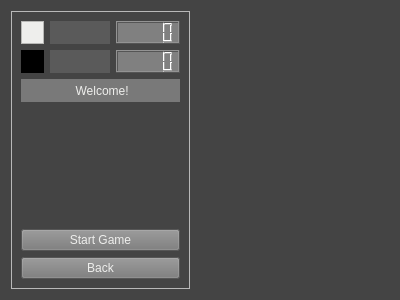
<?xml version="1.0" encoding="UTF-8"?>
<ui version="4.0">
 <class>BoardDialog</class>
 <widget class="QDialog" name="BoardDialog">
  <property name="geometry">
   <rect>
    <x>0</x>
    <y>0</y>
    <width>400</width>
    <height>300</height>
   </rect>
  </property>
  <property name="maximumSize">
   <size>
    <width>1150</width>
    <height>600</height>
   </size>
  </property>
  <property name="windowTitle">
   <string>Dialog</string>
  </property>
  <property name="styleSheet">
   <string notr="true">QDialog{
	background-color: #444444;
}</string>
  </property>
  <layout class="QGridLayout" name="gridLayout">
   <item row="0" column="0">
    <layout class="QHBoxLayout" name="horizontalLayout">
     <item>
      <widget class="QFrame" name="controlPanel">
       <property name="minimumSize">
        <size>
         <width>160</width>
         <height>0</height>
        </size>
       </property>
       <property name="maximumSize">
        <size>
         <width>360</width>
         <height>1000</height>
        </size>
       </property>
       <property name="frameShape">
        <enum>QFrame::StyledPanel</enum>
       </property>
       <property name="frameShadow">
        <enum>QFrame::Raised</enum>
       </property>
       <layout class="QGridLayout" name="gridLayout_3">
        <item row="0" column="0">
         <layout class="QGridLayout" name="controlPanelLayout">
          <item row="1" column="2">
           <widget class="QLCDNumber" name="blackScore">
            <property name="minimumSize">
             <size>
              <width>50</width>
              <height>23</height>
             </size>
            </property>
            <property name="styleSheet">
             <string notr="true">QLCDNumber{
	background-color: gray;
	padding: 5px;
	color: #ffffff;
}
</string>
            </property>
           </widget>
          </item>
          <item row="0" column="2">
           <widget class="QLCDNumber" name="whiteScore">
            <property name="styleSheet">
             <string notr="true">QLCDNumber{
	background-color: gray;
	padding: 5px;
	color: #ffffff;
}
</string>
            </property>
           </widget>
          </item>
          <item row="3" column="2">
           <spacer name="verticalSpacer">
            <property name="orientation">
             <enum>Qt::Vertical</enum>
            </property>
            <property name="sizeHint" stdset="0">
             <size>
              <width>20</width>
              <height>40</height>
             </size>
            </property>
           </spacer>
          </item>
          <item row="4" column="0" colspan="3">
           <widget class="QPushButton" name="startButton">
            <property name="focusPolicy">
             <enum>Qt::NoFocus</enum>
            </property>
            <property name="styleSheet">
             <string notr="true">QPushButton{
	background-color: #797979;
    color: rgb(238, 238, 236);
}

QPushButton:pressed{
	background-color: #2069e0 ;
   color: rgb(238, 238, 236);
}</string>
            </property>
            <property name="text">
             <string>Start Game</string>
            </property>
            <property name="flat">
             <bool>false</bool>
            </property>
           </widget>
          </item>
          <item row="1" column="0">
           <widget class="QFrame" name="black">
            <property name="styleSheet">
             <string notr="true">background-color: rgb(0, 0, 0);</string>
            </property>
            <property name="frameShape">
             <enum>QFrame::StyledPanel</enum>
            </property>
            <property name="frameShadow">
             <enum>QFrame::Raised</enum>
            </property>
           </widget>
          </item>
          <item row="5" column="0" colspan="3">
           <widget class="QPushButton" name="quitButton">
            <property name="focusPolicy">
             <enum>Qt::NoFocus</enum>
            </property>
            <property name="styleSheet">
             <string notr="true">QPushButton{
	background-color: #797979;
    color: rgb(238, 238, 236);
}

QPushButton:pressed{
	background-color: #2069e0 ;
   color: rgb(238, 238, 236);
}</string>
            </property>
            <property name="text">
             <string>Back</string>
            </property>
           </widget>
          </item>
          <item row="0" column="0">
           <widget class="QFrame" name="white">
            <property name="minimumSize">
             <size>
              <width>23</width>
              <height>23</height>
             </size>
            </property>
            <property name="maximumSize">
             <size>
              <width>23</width>
              <height>23</height>
             </size>
            </property>
            <property name="styleSheet">
             <string notr="true">background-color: rgb(238, 238, 236);</string>
            </property>
            <property name="frameShape">
             <enum>QFrame::StyledPanel</enum>
            </property>
            <property name="frameShadow">
             <enum>QFrame::Raised</enum>
            </property>
           </widget>
          </item>
          <item row="2" column="0" colspan="3">
           <widget class="QLabel" name="description">
            <property name="minimumSize">
             <size>
              <width>0</width>
              <height>23</height>
             </size>
            </property>
            <property name="styleSheet">
             <string notr="true">background-color: rgb(121, 121, 121);
color: rgb(238, 238, 236);</string>
            </property>
            <property name="text">
             <string> Welcome!</string>
            </property>
            <property name="alignment">
             <set>Qt::AlignCenter</set>
            </property>
           </widget>
          </item>
          <item row="0" column="1">
           <widget class="QLabel" name="whiteCountDown">
            <property name="minimumSize">
             <size>
              <width>60</width>
              <height>0</height>
             </size>
            </property>
            <property name="styleSheet">
             <string notr="true">background-color: rgb(90,90,90);
color: rgb(238, 238, 236);</string>
            </property>
            <property name="text">
             <string/>
            </property>
            <property name="alignment">
             <set>Qt::AlignCenter</set>
            </property>
           </widget>
          </item>
          <item row="1" column="1">
           <widget class="QLabel" name="blackCountDown">
            <property name="minimumSize">
             <size>
              <width>60</width>
              <height>23</height>
             </size>
            </property>
            <property name="styleSheet">
             <string notr="true">background-color: rgb(90,90,90);
color: rgb(238, 238, 236);</string>
            </property>
            <property name="text">
             <string/>
            </property>
            <property name="alignment">
             <set>Qt::AlignCenter</set>
            </property>
           </widget>
          </item>
         </layout>
        </item>
       </layout>
      </widget>
     </item>
     <item>
      <spacer name="horizontalSpacer">
       <property name="orientation">
        <enum>Qt::Horizontal</enum>
       </property>
       <property name="sizeHint" stdset="0">
        <size>
         <width>40</width>
         <height>20</height>
        </size>
       </property>
      </spacer>
     </item>
    </layout>
   </item>
  </layout>
 </widget>
 <resources/>
 <connections/>
</ui>
